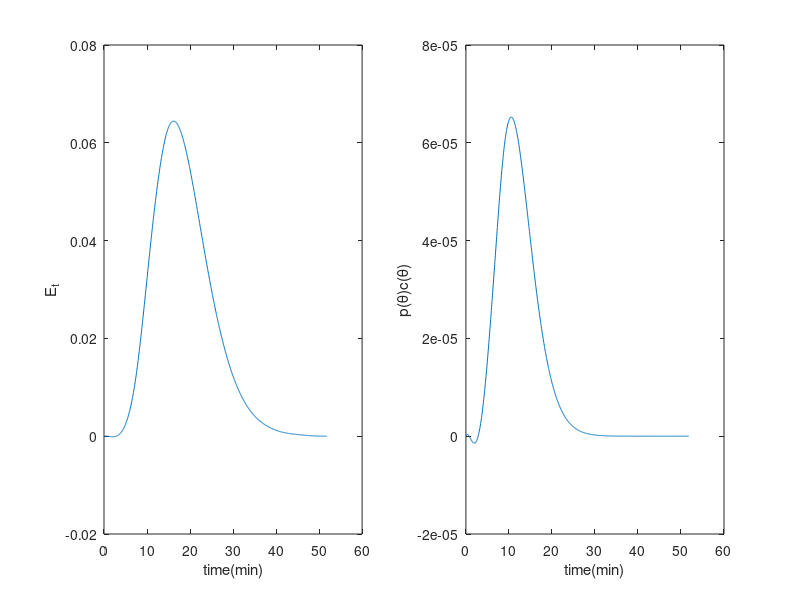

Source code (MATLAB): (Note: this script raises an error after producing the figure.)
ca0=0.02;
k=0.23;
t=[0 3.7 7.4 11.1 14.8 18.5 22.2 25.9 29.6 33.3 37 40.7 44.4 48.1 51.8];
Et=[0 0.0005 0.012 0.0415 0.0627 0.0604 0.0437 0.0259 0.0133 0.0061 0.0026 0.001 0.0004 0.0001 0];
time=linspace(0,51.8,1000);
Et = interp1(t,Et,time,'spline');
sitaa=[];
pcaa=[];
L=length(time);
for i= 1:1:L
    sita=time(i);
    ca=ca0*exp(-k*sita);
    sitaa=[sitaa sita];
    pca=Et(i)*ca;
    pcaa=[pcaa pca];
end
subplot(1,2,1)
plot(time,Et);
xlabel('time(min)');
ylabel('E_t')
subplot(1,2,2)
plot(sitaa,pcaa)
xlabel('time(min)');
ylabel('p(\theta)c(\theta)')
anss=trapz(sitaa,pcaa);
gtext(['the answer is' num2str(anss)])
